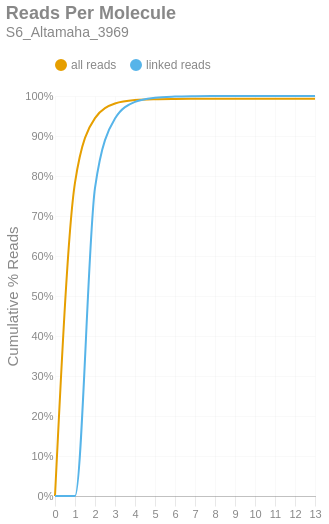

Notebook cell for this chart:
### Markdown cell above
### Reads per Molecule
This chart shows the cumulative distribution of the number of reads per linked molecule. That is, how many alignments are associated with a unique molecule. This excludes the number of reads associated with invalid or absent linked-read barcodes. The `linked` histogram is the percentages recalculated when disregarding singletons.

### Code cell
if SKIPLR:
    print_html(f"Skipped")
else:
    counts = np.bincount(valids['reads'].cast(pl.Int64).to_numpy())
    weighted = counts * np.arange(len(counts))
    all_perc = weighted / n_reads
    linked_perc = weighted / n_linked_reads
    linked_perc[1] = 0
    binned_df = pl.DataFrame({
        'readsper': list(range(len(counts))),
        'all reads (cumsum)': np.cumsum(all_perc).tolist(),
        'linked reads (cumsum)': np.cumsum(linked_perc).tolist(),
    })

    with SafeRender(binned_df):
        (
            density_plot(binned_df, 'Reads Per Molecule', samplename, 'readspmol')
            .encode(
                x=alt.X('readsper:O', title=None).axis(labelAngle=0).scale(padding=0),
                y=alt.Y('value:Q', title='Cumulative % Reads').axis(format='%').stack(False),
                color=alt.Color("key:N").scale(domain=["all reads", "linked reads"]),
                tooltip=[
                    alt.Tooltip("key:N", title="Data Type"),
                    alt.Tooltip("readsper:O", title="Reads Per Molecule"),
                    alt.Tooltip("value:Q", format=".2%", title="% Reads (Cum.)")
                ]            
            )
        ).display()

### Figure 1 — Vega-Lite specification as saved in the notebook (floating-point values rounded to 4 significant figures)
{"width": "container", "height": 400, "config": {"title": {"anchor": "start", "dy": -15, "fontSize": 18, "color": "#888888", "subtitleColor": "#888888", "subtitleFontSize": 14}, "arc": {"fill": "#0072B2"}, "axis": {"domainColor": "#888888", "domainWidth": 0.5, "gridWidth": 0.2, "grid": false, "titleFontWeight": 400, "titleFontSize": 15, "labelFontSize": 11, "labelColor": "#888888", "tickColor": "#888888", "tickWidth": 0.2, "titleColor": "#888888"}, "axisBand": {"grid": false}, "axisX": {"grid": true, "tickSize": 10, "domainCap": "round"}, "axisY": {"domain": false, "grid": true, "tickSize": 0, "domainCap": "round"}, "background": "transparent", "header": {"labelFontSize": 15, "labelColor": "#888888", "titleFontSize": 15, "titleFontWeight": 600, "titleColor": "#888888"}, "legend": {"labelFont": "sans-serif", "labelFontSize": 12, "labelColor": "#888888", "symbolSize": 100, "symbolType": "circle", "titleFontSize": 12, "titlePadding": 10, "titleColor": "#888888", "title": null, "orient": "top"}, "range": {"category": ["#E69F00", "#56B4E9", "#009E73", "#F0E442", "#0072B2", "#D55E00", "#CC79A7", "#000000"], "diverging": ["#cfe8f3", "#a2d4ec", "#73bfe2", "#46abdb", "#1696d2", "#12719e"]}, "area": {"fill": "#0072B2", "fillOpacity": 0.7, "line": true, "strokeOpacity": 0.7}, "line": {"color": "#0072B2", "stroke": "#0072B2", "strokeWidth": 2}, "trail": {"color": "#0072B2", "stroke": "#0072B2", "strokeWidth": 0, "size": 1}, "point": {"filled": true, "fillOpacity": 1.0, "size": 95}, "text": {"color": "#888888", "fontSize": 11, "align": "right", "fontWeight": 400, "size": 11}, "bar": {"fill": "#0072B2", "stroke": null}, "view": {"stroke": null, "continuousWidth": 660, "continuousHeight": 400}}, "data": {"name": "data-4a3bcb6d867a449470e67acb6304516e"}, "mark": {"type": "line", "interpolate": "monotone", "point": {"opacity": 0, "size": 275}}, "encoding": {"color": {"field": "key", "scale": {"domain": ["all reads", "linked reads"]}, "type": "nominal"}, "tooltip": [{"field": "key", "title": "Data Type", "type": "nominal"}, {"field": "readsper", "title": "Reads Per Molecule", "type": "ordinal"}, {"field": "value", "format": ".2%", "title": "% Reads (Cum.)", "type": "quantitative"}], "x": {"axis": {"labelAngle": 0}, "field": "readsper", "scale": {"padding": 0}, "title": null, "type": "ordinal"}, "y": {"axis": {"format": "%"}, "field": "value", "stack": false, "title": "Cumulative % Reads", "type": "quantitative"}}, "params": [{"name": "param_c36ac31b6afebe62", "select": {"type": "point", "fields": ["key"]}, "bind": "legend"}], "title": {"text": "Reads Per Molecule", "subtitle": "S6_Altamaha_3969"}, "transform": [{"fold": ["all reads (cumsum)", "linked reads (cumsum)"]}, {"calculate": "replace(datum.key, ' (cumsum)', '')", "as": "key"}, {"filter": {"param": "param_c36ac31b6afebe62"}}], "usermeta": {"embedOptions": {"downloadFileName": "S6_Altamaha_3969.readspmol"}}, "$schema": "https://vega.github.io/schema/vega-lite/v6.1.0.json", "datasets": {"data-4a3bcb6d867a449470e67acb6304516e": [{"readsper": 0, "all reads (cumsum)": 0.0, "linked reads (cumsum)": 0.0}, {"readsper": 1, "all reads (cumsum)": 0.7836, "linked reads (cumsum)": 0.0}, {"readsper": 2, "all reads (cumsum)": 0.9449, "linked reads (cumsum)": 0.7701}, {"readsper": 3, "all reads (cumsum)": 0.9812, "linked reads (cumsum)": 0.9435}, {"readsper": 4, "all reads (cumsum)": 0.9899, "linked reads (cumsum)": 0.9851}, {"readsper": 5, "all reads (cumsum)": 0.992, "linked reads (cumsum)": 0.9955}, {"readsper": 6, "all reads (cumsum)": 0.9927, "linked reads (cumsum)": 0.9985}, {"readsper": 7, "all reads (cumsum)": 0.9929, "linked reads (cumsum)": 0.9994}, {"readsper": 8, "all reads (cumsum)": 0.9929, "linked reads (cumsum)": 0.9998}, {"readsper": 9, "all reads (cumsum)": 0.993, "linked reads (cumsum)": 0.9999}, {"readsper": 10, "all reads (cumsum)": 0.993, "linked reads (cumsum)": 1.0}, {"readsper": 11, "all reads (cumsum)": 0.993, "linked reads (cumsum)": 1.0}, {"readsper": 12, "all reads (cumsum)": 0.993, "linked reads (cumsum)": 1.0}, {"readsper": 13, "all reads (cumsum)": 0.993, "linked reads (cumsum)": 1.0}]}}
